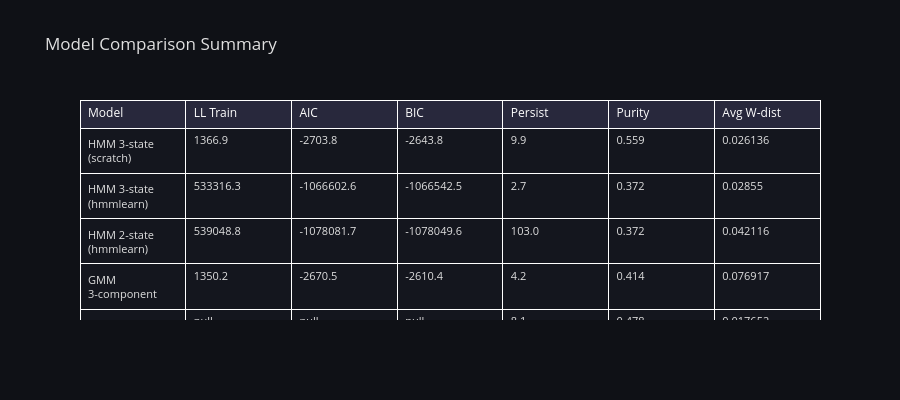

Notebook cell for this chart:
### Code cell
# Interactive comparison table
header = dict(values=list(comp_df.columns),
              fill_color="rgba(40,40,60,1)", font=dict(color="white", size=12),
              align="left")
cells_data = dict(values=[comp_df[c].astype(str) for c in comp_df.columns],
                  fill_color="rgba(20,22,30,1)", font=dict(color="#e0e0e0", size=11),
                  align="left", height=30)
fig = go.Figure(go.Table(header=header, cells=cells_data))
fig.update_layout(title="Model Comparison Summary", height=400,
                  paper_bgcolor="rgba(15,17,22,1)", font=dict(color="#e0e0e0"))
fig.show()

### Figure 1 — Plotly figure (JSON) as saved in the notebook; plotly's stock layout.template omitted (floating-point values rounded to 4 significant figures)
{"data": [{"cells": {"align": "left", "fill": {"color": "rgba(20,22,30,1)"}, "font": {"color": "#e0e0e0", "size": 11}, "height": 30, "values": [["HMM 3-state (scratch)", "HMM 3-state (hmmlearn)", "HMM 2-state (hmmlearn)", "GMM 3-component", "K-Means (3 clusters)", "Observable (vol buckets)"], ["1366.9", "533316.3", "539048.8", "1350.2", null, null], ["-2703.8", "-1066602.6", "-1078081.7", "-2670.5", null, null], ["-2643.8", "-1066542.5", "-1078049.6", "-2610.4", null, null], ["9.9", "2.7", "103.0", "4.2", "8.1", "10.2"], ["0.559", "0.372", "0.372", "0.414", "0.478", "1.0"], ["0.026136", "0.02855", "0.042116", "0.076917", "0.017652", "0.003802"]]}, "header": {"align": "left", "fill": {"color": "rgba(40,40,60,1)"}, "font": {"color": "white", "size": 12}, "values": ["Model", "LL Train", "AIC", "BIC", "Persist", "Purity", "Avg W-dist"]}, "type": "table"}], "layout": {"font": {"color": "#e0e0e0"}, "height": 400, "paper_bgcolor": "rgba(15,17,22,1)", "title": {"text": "Model Comparison Summary"}}}
